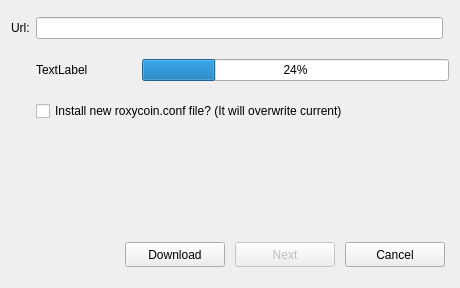
<?xml version="1.0" encoding="UTF-8"?>
<ui version="4.0">
 <class>Downloader</class>
 <widget class="QDialog" name="Downloader">
  <property name="geometry">
   <rect>
    <x>0</x>
    <y>0</y>
    <width>460</width>
    <height>288</height>
   </rect>
  </property>
  <property name="windowTitle">
   <string>Downloader</string>
  </property>
  <layout class="QGridLayout" name="gridLayout">
   <item row="8" column="1" colspan="2">
    <layout class="QHBoxLayout" name="horizontalLayout_3">
     <property name="spacing">
      <number>10</number>
     </property>
     <property name="sizeConstraint">
      <enum>QLayout::SetFixedSize</enum>
     </property>
     <property name="topMargin">
      <number>7</number>
     </property>
     <property name="rightMargin">
      <number>4</number>
     </property>
     <item>
      <spacer name="horizontalSpacer">
       <property name="orientation">
        <enum>Qt::Horizontal</enum>
       </property>
       <property name="sizeHint" stdset="0">
        <size>
         <width>40</width>
         <height>20</height>
        </size>
       </property>
      </spacer>
     </item>
     <item>
      <widget class="QPushButton" name="downloadButton">
       <property name="minimumSize">
        <size>
         <width>100</width>
         <height>25</height>
        </size>
       </property>
       <property name="text">
        <string>Download</string>
       </property>
       <property name="autoDefault">
        <bool>false</bool>
       </property>
      </widget>
     </item>
     <item>
      <widget class="QPushButton" name="continueButton">
       <property name="enabled">
        <bool>false</bool>
       </property>
       <property name="minimumSize">
        <size>
         <width>100</width>
         <height>25</height>
        </size>
       </property>
       <property name="text">
        <string>Next</string>
       </property>
       <property name="autoDefault">
        <bool>false</bool>
       </property>
      </widget>
     </item>
     <item>
      <widget class="QPushButton" name="quitButton">
       <property name="minimumSize">
        <size>
         <width>100</width>
         <height>25</height>
        </size>
       </property>
       <property name="text">
        <string>Cancel</string>
       </property>
       <property name="autoDefault">
        <bool>false</bool>
       </property>
      </widget>
     </item>
    </layout>
   </item>
   <item row="7" column="1" colspan="2">
    <widget class="QLabel" name="statusLabel">
     <property name="sizePolicy">
      <sizepolicy hsizetype="Preferred" vsizetype="Fixed">
       <horstretch>0</horstretch>
       <verstretch>0</verstretch>
      </sizepolicy>
     </property>
     <property name="minimumSize">
      <size>
       <width>0</width>
       <height>90</height>
      </size>
     </property>
     <property name="text">
      <string/>
     </property>
     <property name="alignment">
      <set>Qt::AlignLeading|Qt::AlignLeft|Qt::AlignTop</set>
     </property>
     <property name="wordWrap">
      <bool>true</bool>
     </property>
    </widget>
   </item>
   <item row="5" column="1" colspan="2">
    <layout class="QHBoxLayout" name="horizontalLayout_2">
     <property name="sizeConstraint">
      <enum>QLayout::SetFixedSize</enum>
     </property>
     <property name="topMargin">
      <number>8</number>
     </property>
     <property name="bottomMargin">
      <number>8</number>
     </property>
     <item>
      <widget class="QLabel" name="progressBarLabel">
       <property name="sizePolicy">
        <sizepolicy hsizetype="Preferred" vsizetype="Preferred">
         <horstretch>0</horstretch>
         <verstretch>0</verstretch>
        </sizepolicy>
       </property>
       <property name="minimumSize">
        <size>
         <width>100</width>
         <height>0</height>
        </size>
       </property>
       <property name="maximumSize">
        <size>
         <width>16777215</width>
         <height>16777215</height>
        </size>
       </property>
       <property name="text">
        <string>TextLabel</string>
       </property>
       <property name="alignment">
        <set>Qt::AlignLeading|Qt::AlignLeft|Qt::AlignVCenter</set>
       </property>
       <property name="margin">
        <number>0</number>
       </property>
      </widget>
     </item>
     <item>
      <widget class="QProgressBar" name="progressBar">
       <property name="value">
        <number>24</number>
       </property>
       <property name="alignment">
        <set>Qt::AlignLeading|Qt::AlignLeft|Qt::AlignTop</set>
       </property>
      </widget>
     </item>
    </layout>
   </item>
   <item row="0" column="1">
    <widget class="QLineEdit" name="urlEdit">
     <property name="enabled">
      <bool>true</bool>
     </property>
    </widget>
   </item>
   <item row="6" column="1">
    <widget class="QCheckBox" name="confCheckBox">
     <property name="text">
      <string>Install new roxycoin.conf file? (It will overwrite current)</string>
     </property>
    </widget>
   </item>
   <item row="0" column="0">
    <widget class="QLabel" name="urlLabel">
     <property name="text">
      <string>Url:</string>
     </property>
    </widget>
   </item>
  </layout>
 </widget>
 <layoutdefault spacing="6" margin="11"/>
 <resources/>
 <connections/>
</ui>
